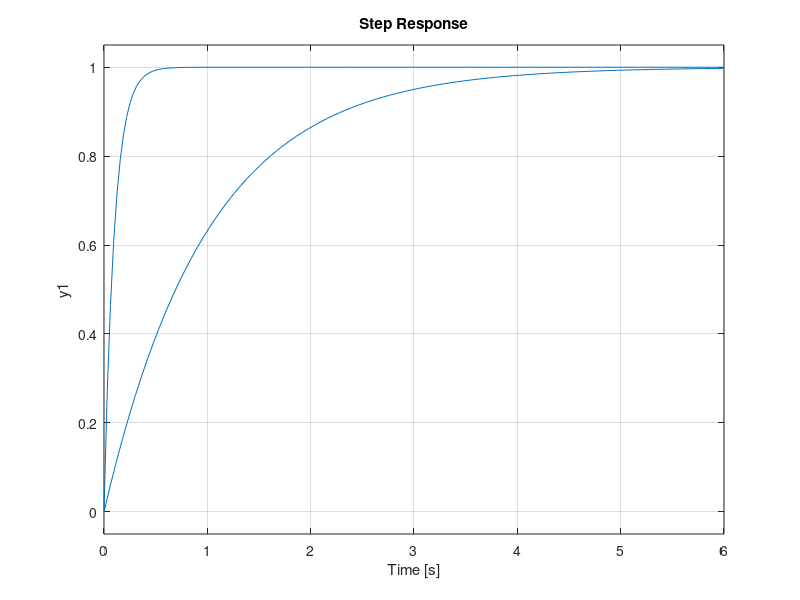

This figure's MATLAB source:
clear all, close all, clc

%create car model
sysCar = ss(-1,1,1,0);

[num,den] = ss2tf(sysCar.a,sysCar.b,sysCar.c,sysCar.d);
tfCar = tf(num,den);

s=tf('s');
tfCar = 1/(s+1);

DesiredLoop = 10/s;

K = DesiredLoop/tfCar ; % Dangerous model inverting

sysLoop = series(K,sysCar);
sysCL = feedback(sysLoop,1,-1);

step(sysCL);
hold on
step(sysCar);


%%Assuming Actual model different than theorique model

% 
% K = DesiredLoop/tfCar ; % Dangerous model inverting
% 
% %Create real car model
% sysCar = ss(-.5,1,1,0);
% 
% 
% sysLoop = series(K,sysCar);
% sysCL = feedback(sysLoop,1,-1);
% % 
% % step(sysCL);
% % hold on
% % step(sysCar);
% bode(sysLoop);
% % bode(DesiredLoop); %% almost same as before because of K design (difference caused by model unertainty)